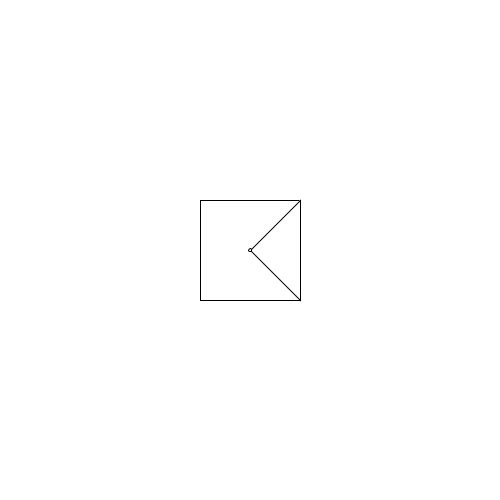
Frame 1 (no input)
Frame 60 (the mouse pressed at the canvas centre just before this capture): identical to frame 1, image omitted
Frame 120 (the mouse held since frame 60 and released just before this capture): identical to frame 1, image omitted

The Processing sketch that drew this single still picture (run headless with seeded random() and noise(); from frame 60 on, the mouse is pressed at the canvas centre):

// Processing sketch: modulo_solo
// ── modulo_solo.pde

void setup() {
  size(500, 500);
  rectMode(CENTER);
}

void draw() {
  background(255);
  modulo(width/2, height/2, 100);
}


void modulo(int posX, int posY, int tam) {
  rect(posX, posY, tam, tam);
  triangle( posX, posY, posX+tam/2, posY+tam/2, posX+tam/2, posY-tam/2);
  ellipse(posX, posY, 3, 3);
}
